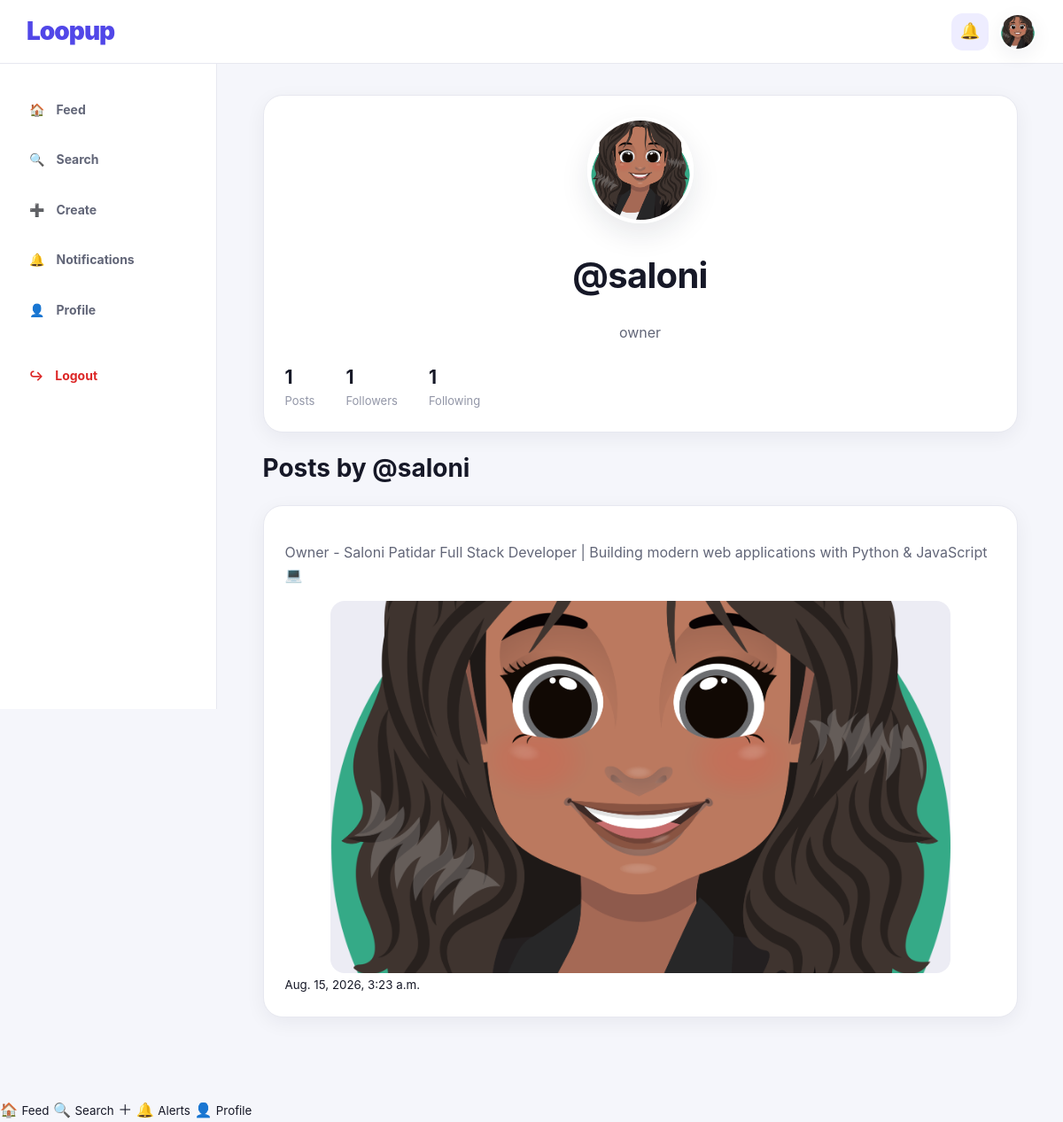
Screenshot of /accounts/user/saloni/ (signed in) with the database file from the repository.
### accounts/models.py (models this page shows, shortened)
class Profile(models.Model):
    user = models.OneToOneField(User, on_delete=models.CASCADE)
    bio = models.TextField(blank=True)
    profile_image = models.ImageField(
        upload_to='profile_images/',
        blank=True,
        null=True
    )

### posts/models.py (models this page shows, shortened)
class Post(models.Model):
    author = models.ForeignKey(
        User,
        on_delete=models.CASCADE,
        related_name='posts'
    )
    content = models.TextField(blank=True)
    image = models.ImageField(
        upload_to='posts/images/',
        blank=True,
        null=True
    )
    video = models.FileField(
        upload_to='posts/videos/',
        blank=True,
        null=True
    )
    created_at = models.DateTimeField(auto_now_add=True)

### accounts/views.py (the view)
# urls.py: path('user/<str:username>/', views.user_profile, name='user_profile'),
@login_required
def user_profile(request, username):
    user = get_object_or_404(User, username=username)
    profile = user.profile
    post_count = Post.objects.filter(
        author=user
    ).count()
    user_posts = Post.objects.filter(
        author=user
    ).order_by('-created_at')
    is_following = Follow.objects.filter(
        follower=request.user,
        following=user
    ).exists()
    followers = user.followers.all()
    following = user.following.all()
    return render(request, 'accounts/user_profile.html', {
        'profile': profile,
        'post_count': post_count,
        'user_posts': user_posts,
        'is_following': is_following,
        'followers': followers,
        'following': following,
    })

### templates/accounts/user_profile.html (shortened to what this page needs)
{% extends "base.html" %}
{% block content %}
<div class="card">
    <div style="text-align: center;">
        {% if profile.profile_image %}
            <img
                src="{{ profile.profile_image.url }}"
                alt="Profile Picture"
                class="profile-image"
            >
        {% else %}
            <div class="profile-image"
                 style="background: #e5e7eb; margin: auto; display: flex; align-items: center; justify-content: center; font-size: 45px;">
                👤
            </div>
        {% endif %}
        <h1>@{{ profile.user.username }}</h1>
        <p>{{ profile.bio|default:"No bio yet." }}</p>
    </div>
    <div class="profile-stats">
        <div>
            <strong>{{ post_count }}</strong>
            <span>Posts</span>
        </div>
        <div>
            <strong>{{ followers.count }}</strong>
            <span>Followers</span>
        </div>
        <div>
            <strong>{{ following.count }}</strong>
            <span>Following</span>
        </div>
    </div>
</div>
<h2>Posts by @{{ profile.user.username }}</h2>
{% for post in user_posts %}
    <article class="card">
        {% if post.content %}
            <p class="post-content">
                {{ post.content }}
            </p>
        {% endif %}
        {% if post.image %}
            <img
                src="{{ post.image.url }}"
                class="post-image"
                alt="Post image"
            >
        {% endif %}
        <small>
            {{ post.created_at }}
        </small>
    </article>
{% empty %}
    <div class="card">
        <h3>No posts yet 📭</h3>
        <p>This user hasn't shared anything yet.</p>
    </div>
{% endfor %}
{% endblock %}

### templates/base.html (shortened to what this page needs)
{% load static %}
<!DOCTYPE html>
<html lang="en">
<head>
    <link rel="stylesheet" href="{% static 'css/style.css' %}">
</head>
<body>
{% if user.is_authenticated %}
    <header class="topbar">
        <a href="{% url 'feed' %}" class="brand">
            Loopup
        </a>
        <div class="topbar-actions">
            <a href="{% url 'notifications' %}" class="icon-link">
                🔔
            </a>
            <a href="{% url 'profile' %}" class="mini-profile">
                {% if user.profile.profile_image %}
                    <img
                        src="{{ user.profile.profile_image.url }}"
                        alt="Profile"
                    >
                {% else %}
                    <span>👤</span>
                {% endif %}
            </a>
        </div>
    </header>
    <div class="app-layout">
        <aside class="sidebar">
            <nav class="sidebar-nav">
                <a
                    href="{% url 'feed' %}"
                    class="nav-item {% if request.resolver_match.url_name == 'feed' %}active{% endif %}"
                >
                    <span>🏠</span>
                    <span>Feed</span>
                </a>
                <a
                    href="{% url 'search_users' %}"
                    class="nav-item {% if request.resolver_match.url_name == 'search_users' %}active{% endif %}"
                >
                    <span>🔍</span>
                    <span>Search</span>
                </a>
                <a
                    href="{% url 'create_post' %}"
                    class="nav-item {% if request.resolver_match.url_name == 'create_post' %}active{% endif %}"
                >
                    <span>➕</span>
                    <span>Create</span>
                </a>
                <a
                    href="{% url 'notifications' %}"
                    class="nav-item {% if request.resolver_match.url_name == 'notifications' %}active{% endif %}"
                >
                    <span>🔔</span>
                    <span>Notifications</span>
                </a>
                <a
                    href="{% url 'profile' %}"
                    class="nav-item {% if request.resolver_match.url_name == 'profile' %}active{% endif %}"
                >
                    <span>👤</span>
                    <span>Profile</span>
                </a>
                <a
                    href="{% url 'logout' %}"
                    class="nav-item logout-nav"
                >
                    <span>↪</span>
                    <span>Logout</span>
                </a>
            </nav>
        </aside>
        <main class="main-content">
{% endif %}
    {% block content %}
    {% endblock %}
{% if user.is_authenticated %}
        </main>
    </div>
    <nav class="mobile-nav">
        <a
            href="{% url 'feed' %}"
            class="{% if request.resolver_match.url_name == 'feed' %}active{% endif %}"
        >
            <span>🏠</span>
            <small>Feed</small>
        </a>
        <a
            href="{% url 'search_users' %}"
            class="{% if request.resolver_match.url_name == 'search_users' %}active{% endif %}"
        >
            <span>🔍</span>
            <small>Search</small>
        </a>
        <a
            href="{% url 'create_post' %}"
            class="mobile-create {% if request.resolver_match.url_name == 'create_post' %}active{% endif %}"
        >
            <span>＋</span>
        </a>
        <a
            href="{% url 'notifications' %}"
            class="{% if request.resolver_match.url_name == 'notifications' %}active{% endif %}"
        >
            <span>🔔</span>
            <small>Alerts</small>
        </a>
        <a
            href="{% url 'profile' %}"
            class="{% if request.resolver_match.url_name == 'profile' %}active{% endif %}"
        >
            <span>👤</span>
            <small>Profile</small>
        </a>
    </nav>
{% else %}
        </main>
{% endif %}
</body>
</html>

### static/css/style.css (style rules this page uses)
:root { --primary: #635bff; --primary-dark: #5147e8; --primary-light: #eeedff; --background: #f5f6fb; --surface: #ffffff; --surface-soft: #fafaff; --text: #161827; --text-soft: #626678; --muted: #9296a7; --border: #e7e8f0; --danger: #dc2626; --shadow-sm: 0 6px 22px rgba(24, 25, 45, 0.06); --shadow-md: 0 12px 32px rgba(24, 25, 45, 0.10); --radius-md: 16px; --radius-lg: 22px; }
* { box-sizing: border-box; }
html { scroll-behavior: smooth; }
body { margin: 0; min-height: 100vh; font-family: Inter, -apple-system, BlinkMacSystemFont, "Segoe UI", Arial, sans-serif; background: var(--background); color: var(--text); line-height: 1.6; }
a { color: inherit; text-decoration: none; }
img { max-width: 100%; }
.topbar, .guest-topbar { width: 100%; height: 72px; display: flex; align-items: center; justify-content: space-between; padding: 0 30px; background: rgba(255, 255, 255, 0.96); border-bottom: 1px solid var(--border); position: sticky; top: 0; z-index: 1000; }
.brand { font-size: 28px; font-weight: 900; letter-spacing: -1px; color: var(--primary-dark); }
.topbar-actions { display: flex; align-items: center; gap: 12px; }
.icon-link { width: 42px; height: 42px; display: flex; align-items: center; justify-content: center; border-radius: 13px; background: var(--primary-light); font-size: 18px; transition: 0.2s ease; }
.mini-profile { width: 42px; height: 42px; display: flex; align-items: center; justify-content: center; border-radius: 50%; overflow: hidden; background: #ececf4; border: 2px solid white; box-shadow: var(--shadow-sm); }
.mini-profile img { width: 100%; height: 100%; max-width: none; object-fit: cover; }
.app-layout { display: flex; min-height: calc(100vh - 72px); }
.sidebar { width: 245px; flex-shrink: 0; background: rgba(255, 255, 255, 0.96); border-right: 1px solid var(--border); padding: 28px 18px; position: sticky; top: 72px; height: calc(100vh - 72px); }
.sidebar-nav { display: flex; flex-direction: column; gap: 8px; }
.nav-item { display: flex; align-items: center; gap: 13px; padding: 13px 15px; border-radius: 14px; color: var(--text-soft); font-size: 14px; font-weight: 700; transition: background 0.2s ease, color 0.2s ease, transform 0.2s ease; }
.logout-nav { margin-top: 18px; color: var(--danger); }
.main-content { flex: 1; width: 100%; max-width: 920px; margin: 0 auto; padding: 35px 34px 70px; }
h1, h2, h3 { color: var(--text); line-height: 1.25; }
h1 { font-size: clamp(28px, 4vw, 40px); letter-spacing: -0.7px; }
h2 { font-size: 28px; }
p { color: var(--text-soft); }
.card { background: var(--surface); border: 1px solid var(--border); border-radius: var(--radius-lg); padding: 24px; margin-bottom: 22px; box-shadow: var(--shadow-sm); }
.profile-image { width: 120px !important; height: 120px !important; max-width: 120px !important; border-radius: 50%; object-fit: cover; border: 4px solid white; box-shadow: var(--shadow-md); }
.profile-stats { display: flex; gap: 35px; margin-top: 20px; }
.profile-stats div { display: flex; flex-direction: column; }
.profile-stats strong { font-size: 21px; }
.profile-stats span { color: var(--muted); font-size: 13px; }
.post-media, .post-image { display: block; width: 100%; max-width: 700px; height: 420px; margin: 15px auto 0; object-fit: cover; object-position: center; border-radius: 16px; background: #ececf4; }

### rows the page displays
Profile: profile_image (picture), user.username "saloni", bio "owner"
Post: content "Owner - Saloni Patidar Full Stack Developer | Building modern web applications with Python & JavaScript 💻", image (picture), created_at "Aug. 15, 2026, 3:23 a.m."

### other values shown
{{ post_count }} "1"
{{ followers.count }} "1"
{{ following.count }} "1"
